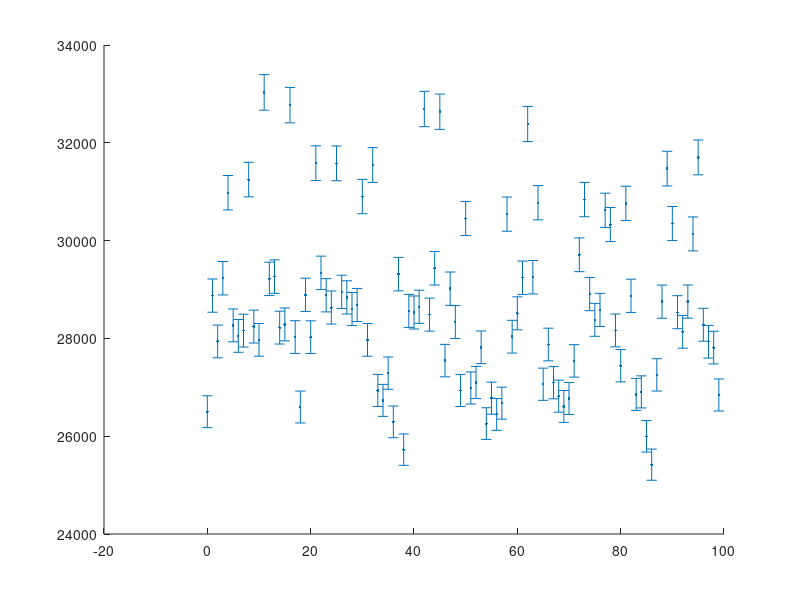

This chart was generated by the following MATLAB code: (Note: this script raises an error after producing the figure.)
clear;
close all;



% Data_raw = importdata('Interference_Newport_SU11_Without1.dat');
% Data_raw = importdata('Interference_Newport_SU11_With.dat');

% Data_raw = importdata('Interference_Newport_Top.dat');
Data_raw = importdata('Interference_Newport_dip.dat');



Data_raw(:,2) = Data_raw(:,2);
Data_raw(:,5) = Data_raw(:,5);
Data_raw(:,6) = Data_raw(:,6);



%% Long Graph


size_raw = size( Data_raw );
Displacement_raw = 0:1:size_raw (1)-1 ;
% Displacement_raw = 17:0.01:17+0.01*(size_raw-1);

single_count_810 = Data_raw(:,2);
single_count_1550 = Data_raw(:,5);
coin_counts = Data_raw(:,6);
visibility_810 = ( max( single_count_810 ) - min( single_count_810 ) )/...
    ( max( single_count_810 ) + min( single_count_810 ) );
visibility_1550 = ( max( single_count_1550 ) - min( single_count_1550 ) )/...
    ( max( single_count_1550 ) + min( single_count_1550 ) );

visibility_coin = ( max( coin_counts ) - min( coin_counts ) )/...
    ( max( coin_counts ) + min( coin_counts ) );



figure(1)
plot(Displacement_raw,single_count_810,'r.','Markersize',12);


xneg =  2*single_count_810.^(1/2);
xpos =  2*single_count_810.^(1/2);
h = errorbar(Displacement_raw,single_count_810,xneg,xpos,'.','Markersize',12);

str_vis = strjoin({'Visibility=',num2str(visibility_810*100,3),'%'});

dim = [0.15 0.2 0.2 0.08];
annotation('textbox',dim,...
    'String',str_vis,...
    'LineWidth',2,...
    'HorizontalAlignment','center',...
    'FontSize',18);


title('Inteference of 810nm Single Photon')
% title('Stability Test of Signal Photons Counting Without Interference')
% set(gca,'linewidth',2)

ylabel('Single Counts (Hz)')
xlabel('Time [Second]')

set(gca,'Fontsize',18)
set(gcf,'unit','centimeter','position',[10 5 30 12])

% dim = [0.2 0.4 0.3 0.08];
% annotation('textbox',dim,...
%     'String','Visibility = 10.55\pm 0.59%',...
%     'LineWidth',2,...
%     'HorizontalAlignment','center',...
%     'FontSize',14);
xlim([min(Displacement_raw) max(Displacement_raw)])

ylim([0 max(single_count_810)+2000])




figure(2)
plot(Displacement_raw,single_count_1550,'o','Markersize',2)
xneg =  5*single_count_1550.^(1/2);
xpos =  5*single_count_1550.^(1/2);
h = errorbar(Displacement_raw,single_count_1550,xneg,xpos,'.','Markersize',12);

ylabel('1550nm Single Counts')
xlabel('Displacement [mm]')
title('Inteference of 1550nm Single Photon')
set(gca,'Fontsize',18)
set(gcf,'unit','centimeter','position',[10 5 30 12])
xlim([min(Displacement_raw) max(Displacement_raw)])


figure(3)
plot(Displacement_raw,coin_counts,'o','Markersize',2)
% envelope(coin_counts,20,'peak')
xneg =  5*coin_counts.^(1/2);
xpos =  5*coin_counts.^(1/2);
h = errorbar(Displacement_raw,coin_counts,xneg,xpos,'.','Markersize',12);

ylabel('Coincidence Counts')
xlabel('Displacement [mm]')
title('Inteference of Coincidence Counts')
set(gca,'Fontsize',18)
set(gcf,'unit','centimeter','position',[10 5 30 10])
xlim([min(Displacement_raw) max(Displacement_raw)])

% hold on

% [up,lo] = envelope(coin_counts,300);
% plot(Displacement_raw,up,Displacement_raw,lo,'linewidth',1.5)

%% Cut Graph
% sample 33 points @ with object in Fig.2
% num_min = 37;
% num_max = 70;
% num_diff = num_max-num_min;

% % sample 33 points @ without object in Fig.2
% num_min = 40;
% num_max = 73;
% num_diff = num_max-num_min;


% % sample 33 points @ constructive point in Supplementary Fig.2
% num_min = 29;
% num_max = 62;
% num_diff = num_max-num_min;

% sample 33 points @ destructive point in Supplementary Fig.2
num_min = 55;
num_max = 88;
num_diff = num_max-num_min;

Displacement_raw_cut = 2*1000* ( Data_raw(num_min:num_max,1)-min(Data_raw(num_min:num_max,1)) );
single_count_810_cut = Data_raw(num_min:num_max,2);
single_count_1550_cut = Data_raw(num_min:num_max,5);
coin_counts_cut = Data_raw(num_min:num_max,6);
visibility_810_cut = ( max( single_count_810_cut ) - min( single_count_810_cut ) )/...
    ( max( single_count_810_cut ) + min( single_count_810_cut ) );
visibility_1550_cut = ( max( single_count_1550_cut ) - min( single_count_1550_cut ) )/...
    ( max( single_count_1550_cut ) + min( single_count_1550_cut ) );
visibility_coin_cut = ( max( coin_counts_cut ) - min( coin_counts_cut ) )/...
    ( max( coin_counts_cut ) + min( coin_counts_cut ) );


counts_810_avergage = mean(single_count_810_cut);
average_810 = ones(num_max-num_min+1,1)*counts_810_avergage;

figure(4)
plot(Displacement_raw_cut,single_count_810_cut,'h','Markersize',8)
ylabel('810nm Single Counts')
xlabel('Displacement [\mum]')
title('Inteference of 810nm Single Photon')
set(gca,'Fontsize',18)
set(gcf,'unit','centimeter','position',[10 5 30 10])
xlim([min(Displacement_raw_cut) max(Displacement_raw_cut)])
% ylim([0 40000])

figure(5)
plot(Displacement_raw_cut,single_count_1550_cut,'h','Markersize',8)
ylabel('1550nm Single Counts')
xlabel('Displacement [\mum]')
title('Inteference of 1550nm Single Photon')
set(gca,'Fontsize',18)
set(gcf,'unit','centimeter','position',[10 5 30 10])
xlim([min(Displacement_raw_cut) max(Displacement_raw_cut)])
figure(6)
plot(Displacement_raw_cut,coin_counts_cut,'h','Markersize',8)
ylabel('Coincidence Counts')
xlabel('Displacement [\mum]')
title('Inteference of Coincidence Counts')
set(gca,'Fontsize',18)
set(gcf,'unit','centimeter','position',[10 5 30 10])
xlim([min(Displacement_raw_cut) max(Displacement_raw_cut)])

var_visibility_810 = ( sqrt( max(single_count_810_cut) )+...
    sqrt( min(single_count_810_cut) ) )/...
    ( max(single_count_810_cut)+min(single_count_810_cut) );
var_visibility_1550 = ( sqrt( max(single_count_1550_cut) )+...
    sqrt( min(single_count_1550_cut) ) )/...
    ( max(single_count_1550_cut)+min(single_count_1550_cut) );
var_visibility_CC = ( sqrt( max(coin_counts_cut) )+...
    sqrt( min(coin_counts_cut) ) )/...
    ( max(coin_counts_cut)+min(coin_counts_cut) );

%% fit

createFit_810(Displacement_raw_cut, single_count_810_cut)

createFit_1550(Displacement_raw_cut, single_count_1550_cut)

createFit_CC(Displacement_raw_cut, coin_counts_cut)